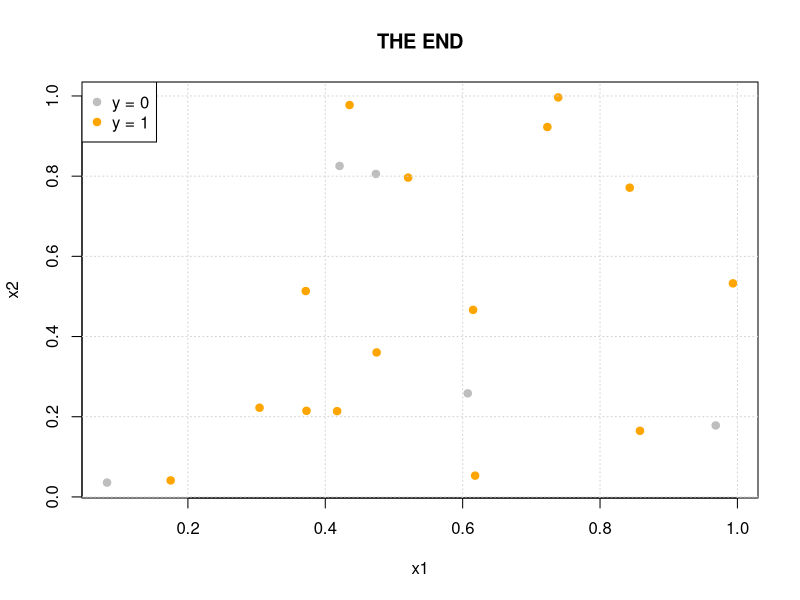

The R source for this figure:
set.seed(22)

x1 = runif(20)
x2 = runif(20)
y = sample(c(0,1), 20, prob = rep(0.5,2), replace = T)
y = factor(y)

cols = c("grey", "orange")

plot(x1, x2, col = cols[y], pch = 19, main = "THE END", xlab = "x1", ylab = "x2")
grid()
legend("topleft", paste( "y =", levels(y)), col = cols, pch = 19, bg = "white")
